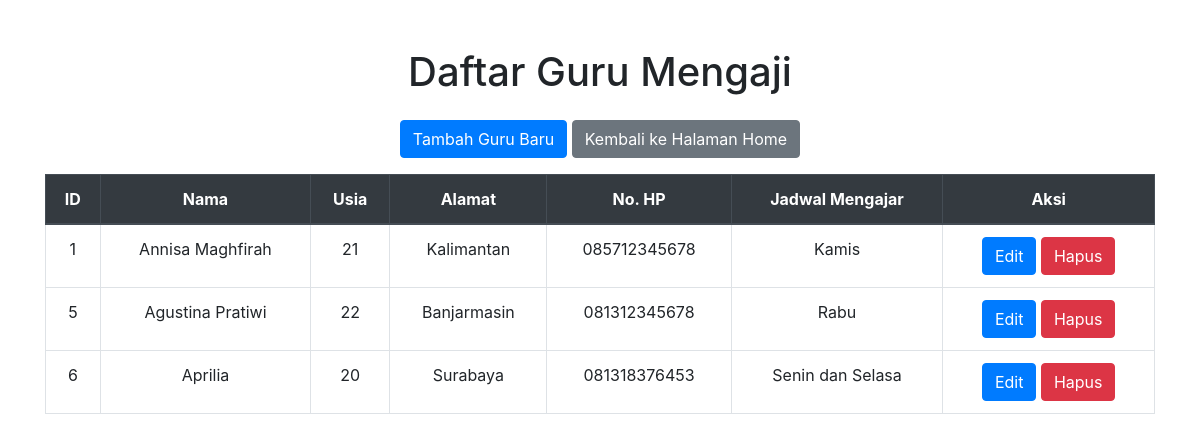
/views/guru/index.php (signed in), run on the app's committed database.
### tables this page shows
CREATE TABLE `guru` (
  `id` int(11) NOT NULL,
  `nama` varchar(255) NOT NULL,
  `usia` int(11) NOT NULL,
  `alamat` varchar(255) NOT NULL,
  `no_hp` varchar(20) NOT NULL,
  `jadwal_mengajar` varchar(255) NOT NULL
);

### models/guru.php (called while the page is built, shortened)
<?php
class Guru {
    private $db;
    public function __construct() {
        $dsn = "mysql:host=localhost;dbname=mvcmengaji";
        $username = 'root';
        $password = '';
        try {
            $this->db = new PDO($dsn, $username, $password);
            $this->db->setAttribute(PDO::ATTR_ERRMODE, PDO::ERRMODE_EXCEPTION);
        } catch (PDOException $e) {
            echo "Koneksi ke database gagal: " . $e->getMessage();
            die();
        }
    }
    public function getAllGuru() {
        $query = "SELECT * FROM guru";
        $stmt = $this->db->query($query);
        return $stmt->fetchAll(PDO::FETCH_ASSOC);
    }
}
?>

### views/guru/index.php (the view, shortened to what this page needs)
<?php
require_once '../../models/guru.php';
$guru_model = new Guru();
$guru = $guru_model->getAllGuru();
?>
<!DOCTYPE html>
<html lang="en">
<head>
    <link rel="stylesheet" href="https://stackpath.bootstrapcdn.com/bootstrap/4.5.2/css/bootstrap.min.css">
</head>
<body>
    <div class="container mt-5">
        <h1 class="mb-4 text-center">Daftar Guru Mengaji</h1>
        <div class="text-center">
            <a href="tambah.php" class="btn btn-primary mb-3">Tambah Guru Baru</a>
            <a href="../../index.php" class="btn btn-secondary mb-3">Kembali ke Halaman Home</a>
        </div>
        <table class="table table-bordered mx-auto">
            <thead class="thead-dark">
                <tr>
                    <th class="text-center">ID</th>
                    <th class="text-center">Nama</th>
                    <th class="text-center">Usia</th>
                    <th class="text-center">Alamat</th>
                    <th class="text-center">No. HP</th>
                    <th class="text-center">Jadwal Mengajar</th>
                    <th class="text-center">Aksi</th>
                </tr>
            </thead>
            <tbody>
                <?php foreach ($guru as $row): ?>
                <tr>
                    <td class="text-center"><?= $row['id'] ?></td>
                    <td class="text-center"><?= $row['nama'] ?></td>
                    <td class="text-center"><?= $row['usia'] ?></td>
                    <td class="text-center"><?= $row['alamat'] ?></td>
                    <td class="text-center"><?= $row['no_hp'] ?></td>
                    <td class="text-center"><?= $row['jadwal_mengajar'] ?></td>
                    <td class="text-center">
                        <a href="edit.php?id=<?= $row['id'] ?>" class="btn btn-primary">Edit</a>
                        <a href="hapus.php?id=<?= $row['id'] ?>" class="btn btn-danger"
                            onclick="return confirm('Apakah Anda yakin ingin menghapus data?')">Hapus</a>
                    </td>
                </tr>
                <?php endforeach; ?>
            </tbody>
        </table>
    </div>
</body>
</html>

### data on the page
guru: id "1", nama "Annisa Maghfirah", usia "21", alamat "Kalimantan", no_hp "085712345678", jadwal_mengajar "Kamis"
guru: id "5", nama "Agustina Pratiwi", usia "22", alamat "Banjarmasin", no_hp "081312345678", jadwal_mengajar "Rabu"
guru: id "6", nama "Aprilia", usia "20", alamat "Surabaya", no_hp "081318376453", jadwal_mengajar "Senin dan Selasa"
